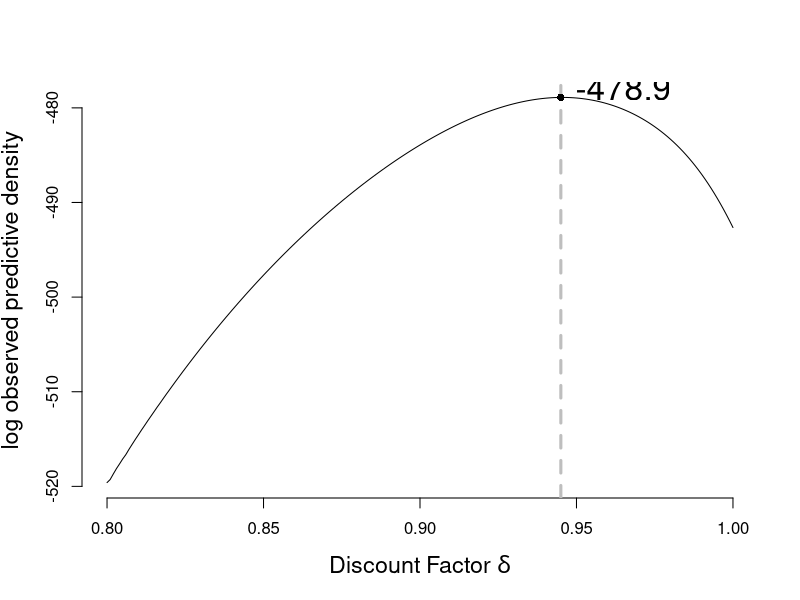
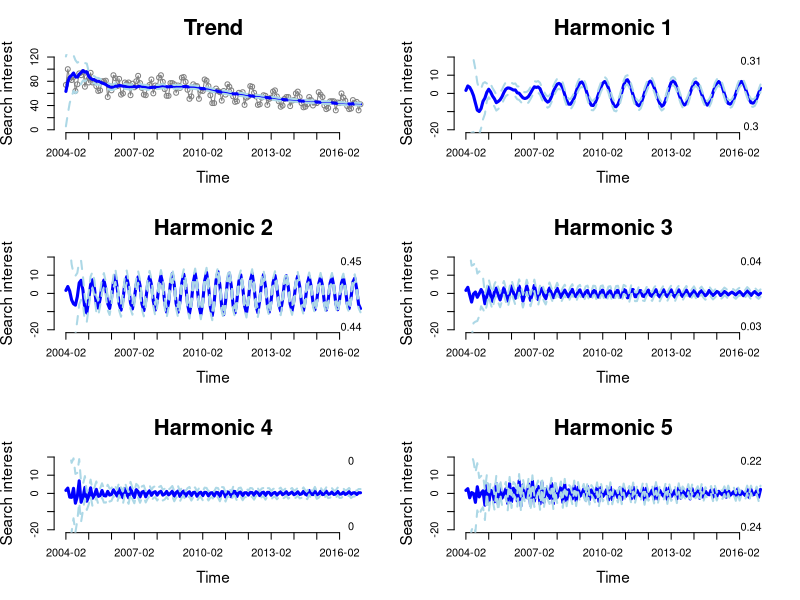
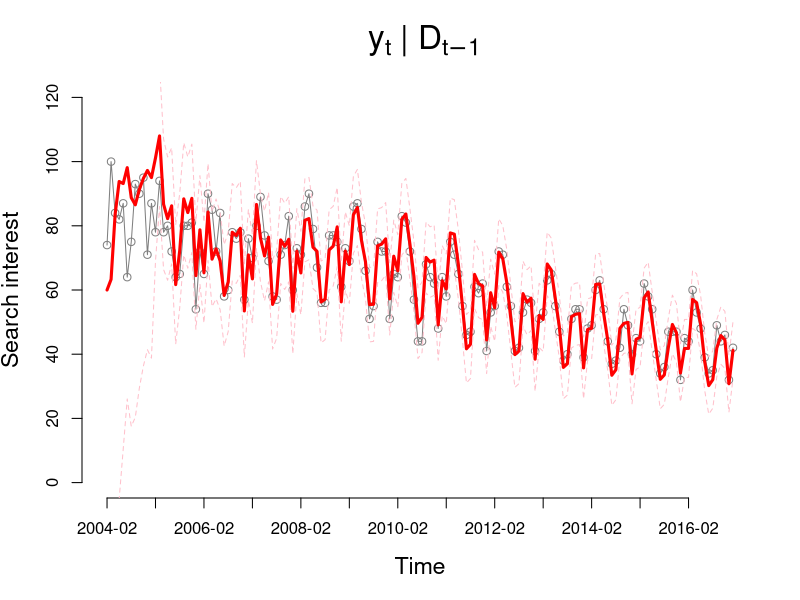
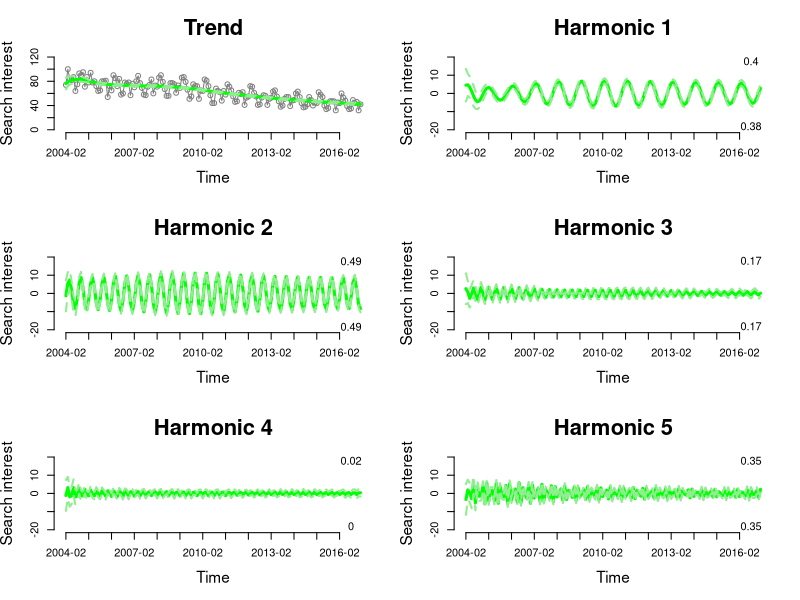
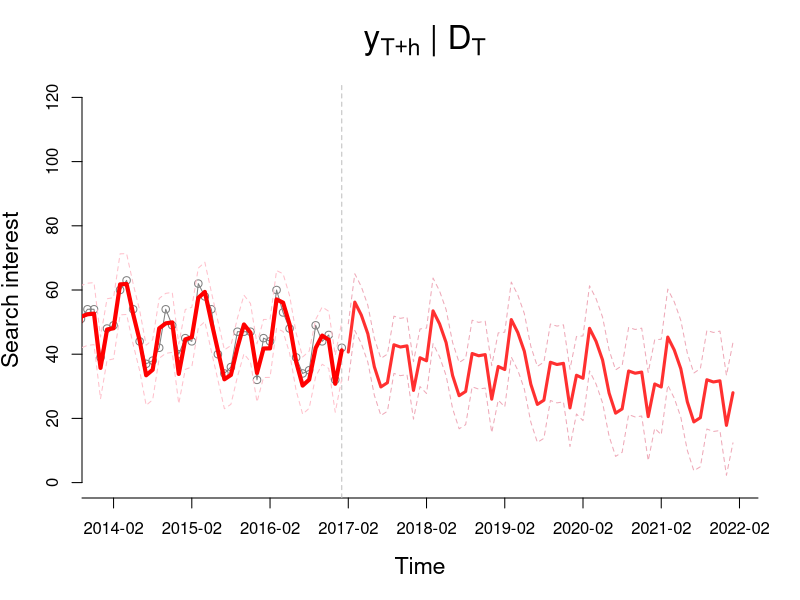

Reproduce these figures in R, in order.
##### Model M1
library(Matrix)
### Part 1
y = read.csv("./googletrendsUCSC.csv")[,2]
times = read.csv("./googletrendsUCSC.csv")[,1]

substrRight = function(x, n)
    substr(x, nchar(x)-n+1, nchar(x))

times = unique(c(as.character(times),
    sort(paste0(2017:2024,"-",rep(substrRight(paste0("0", 1:12), 2), each = length(2017:2024))))))

x.ind = round(seq(1, length(y), by = 12))
#as.numeric(times)

Gj = function(j, p)
    matrix(c(cos(2*pi*j/p), -sin(2*pi*j/p), sin(2*pi*j/p), cos(2*pi*j/p)), 2, 2)

F.vec = matrix(c(c(1,0), rep(c(1,0), 12/2 - 1), 1), ncol = 1)
G.mat = as.matrix(bdiag(matrix(c(1,0,1,1),2,2),
    Gj(1, 12), Gj(2, 12), Gj(3, 12), Gj(4, 12), Gj(5, 12), -1))

#F.vec = matrix(c(c(1,0), rep(c(1,0), 3), 1), ncol = 1)
#G.mat = as.matrix(bdiag(matrix(c(1,0,1,1),2,2),
#    Gj(1, 12), Gj(2, 12), Gj(5, 12), -1))

# F.vec = matrix(1, 1, 1)
# G.mat = matrix(1, 1, 1)

dat = list("y" = y, "F" = F.vec, "G" = G.mat)

### Part 2
get.vals = function(dat, delta, m0, C0, n0, d0){
    y = dat$y
    F.vec = dat$F
    G.mat = dat$G
    n = length(y)
    p = length(m0)

    Rt = array(0, c(n+1, p, p))
    qt = double(n+1)
    At = matrix(0, n+1, p)
    ft = double(n+1)
    et = double(n+1)
    mt = matrix(0, n+1, p)
    nt = double(n+1)
    dt = double(n+1)
    st = double(n+1)
    Ct = array(0, c(n+1, p, p))

    mt[1,] = m0
    Ct[1,,] = C0
    nt[1] = n0
    dt[1] = d0
    st[1] = dt[1] / nt[1]

    for (i in 2:(n+1)){
#       Rt[i,,] = G.mat %*% Ct[i-1,,] %*% t(G.mat) + (1-delta)/delta*Ct[i-1,,]
        Rt[i,,] = 1/delta * G.mat %*% Ct[i-1,,] %*% t(G.mat)
        qt[i] = t(F.vec) %*% Rt[i,,] %*% F.vec + st[i-1]
        At[i,] = (Rt[i,,] %*% F.vec)/qt[i]   
        ft[i] = t(F.vec) %*% G.mat %*% mt[i-1,]
        et[i] = y[i-1] - ft[i]
        mt[i,] = G.mat %*% mt[i-1,] + At[i,] * et[i]
        nt[i] = nt[i-1] + 1
        dt[i] = dt[i-1] + st[i-1]*(et[i]^2) / qt[i]
        st[i] = st[i-1] + st[i-1] / nt[i]*( (et[i]^2) / qt[i] - 1)
        Ct[i,,] = (st[i] / st[i-1])*(Rt[i,,] - At[i,] %*% t(At[i,]) * qt[i])
        }

    
    return (list("Rt"=Rt[-1,,], "qt"=qt[-1], "At"=At[-1,],
        "ft"=ft[-1], "et"=et[-1], "mt"=mt[-1,], "nt"=nt[-1],
        "dt"=dt[-1], "st"=st[-1], "Ct"=Ct[-1,,], "delta"=delta,
        "m0"=m0, "C0"=C0, "n0"=n0, "d0"=d0))
    }
obs.pred.dens = function(dat, params){
    y = dat$y
    F.vec = dat$F
    G.mat = dat$G
    df = c(params$n0, params$nt[-length(params$nt)])
    mu = params$ft
    sig2 = params$qt
    out = lgamma((df+1)/2) - lgamma(df/2) - 1/2*log(df*pi*sig2) -
        (df+1)/2*log(1+(y - mu)^2 / (df*sig2))
    return (sum(out))
    }
smooth = function(dat, params){
    y = dat$y
    F.vec = dat$F
    G.mat = dat$G
    G.inv = solve(G.mat)
    n = length(y)
    p = length(F.vec)
    delta = params$delta
    out.at = matrix(0, n, p)
    out.Rt = array(0, c(n, p, p))
    out.at[n,] = params$mt[n,]
    out.Rt[n,,] = params$Ct[n,,]
    for (i in (n-1):1){
        out.at[i,] = (1-delta)*params$mt[i,] + delta*(G.inv %*% out.at[i+1,])
        out.Rt[i,,] = (1-delta)*params$Ct[i,,] + delta^2*(G.inv %*% out.Rt[i+1,,] %*% t(G.inv))
        }
    return (list("at.s"=out.at, "Rt.s"=out.Rt))
    }
forecast = function(dat, params, h = 12){
    y = dat$y
    F.vec = dat$F
    G.mat = dat$G
    n = length(y)
    p = length(F.vec)
    delta = params$delta

#   at.p = rep(params$mt[n], h)
#   Rt.p = (1/delta^(1:h))*params$Ct[n]
#   ft.p = rep(params$mt[n], h)
#   qt.p = Rt.p + params$St[n]
#   return (list("at.p"=at.p, "Rt.p"=Rt.p,
#       "ft.p"=ft.p, "Qt.p"=Qt.p))

    at.p = matrix(0, h+1, p)
    Rt.p = array(0, c(h+1, p, p))
    ft.p = double(h+1)
    qt.p = double(h+1)

    at.p[1,] = params$mt[n,]
    Rt.p[1,,] = params$Ct[n,,]
    for (i in 2:(h+1)){
        at.p[i,] = G.mat %*% at.p[i-1,]
        Rt.p[i,,] = G.mat %*% (Rt.p[i-1,,] + (1-delta)/delta*params$Ct[n,,]) %*% t(G.mat)
        ft.p[i] = t(F.vec) %*% at.p[i,]
        qt.p[i] = t(F.vec) %*% Rt.p[i,,] %*% F.vec + params$st[n]
        }
    return (list("at.p"=at.p[-1,], "Rt.p"=Rt.p[-1,,],
        "ft.p"=ft.p[-1], "qt.p"=qt.p[-1]))
    }

# Priors
n = length(dat$y)
p = 13
m0 = double(p)
m0[1] = 60
C0 = 200*diag(p)
n0 = 1
d0 = 100

#p = 1
#m0 = 60
#C0 = 200

# Optimal discount factor
del = seq(0.80, 1, by = 0.001)
opd = double(length(del))
for (i in 1:length(del)){
    out = get.vals(dat, delta = del[i], m0 = m0, C0 = C0, n0 = n0, d0 = d0)
    opd[i] = obs.pred.dens(dat, out)
    }
(d.max = del[which.max(opd)])

pdf("./figs/m1_discount.pdf", height = 8, width = 8)
par(mfrow = c(1,1), mar = c(5.1, 4.1, 4.1, 2.1))
plot(del, opd, type='l', ylab = "log observed predictive density", bty = 'n',
    xlab = "Discount Factor" ~ delta, cex.lab = 1.4, cex.main = 2)
abline(v = del[which.max(opd)], lty = 2, col = 'gray', lwd = 3)
points(d.max, max(opd), pch = 16)
text(d.max+0.02, max(opd) + 1.0, round(max(opd), 2), cex = 2.0)
dev.off()

out = get.vals(dat, delta = d.max, m0 = m0, C0 = C0, n0 = n0, d0 = d0)
spar = smooth(dat, out)         # Smoothing
h = 60
ppar = forecast(dat, out, h)    # Forecasting



## 1 (a)
## Marginal filtering distributions for polynomial trend and each harmonic
pdf("./figs/m1_components.pdf", width = 12, height = 16)
par(mfrow = c(3,2), mar = c(5.1, 4.1, 4.1, 2.1))
plot(y, bty='n', type='o', ylim = c(0, 120), col = 'gray50',
    xlab = "Time", ylab = "Search interest", cex.lab = 1.4, cex.main = 2,
    axes = FALSE, main = "Trend")
axis(2)
axis(1, at = x.ind, labels = times[x.ind])
center = out$mt[,1]
bound = sqrt(out$Ct[,1,1])*qt(0.975, out$nt)
lines(center, col = 'blue', lwd = 3)
lines(center + bound, col = 'lightblue', lwd = 2, lty = 2)
lines(center - bound, col = 'lightblue', lwd = 2, lty = 2)
for (i in 1:5){
    plot(0, bty='n', type='n', xlim = c(1,n), ylim = c(-20, 20),
        xlab = "Time", ylab = "Search interest", cex.lab = 1.4, cex.main = 2,
        axes = FALSE, main = paste("Harmonic", i))
    axis(2)
    axis(1, at = x.ind, labels = times[x.ind])
    center = out$mt[,2*i+1]
    bound = sqrt(out$Ct[,2*i+1,2*i+1])*qt(0.975, out$nt)
    lines(center, col = 'blue', lwd = 3)
    lines(center + bound, col = 'lightblue', lwd = 2, lty = 2)
    lines(center - bound, col = 'lightblue', lwd = 2, lty = 2)
    text(n-5, 18, round(mean(center + bound < 0), 2))
    text(n-5, -18, round(mean(center - bound > 0), 2))
    }
par(mfrow = c(1,1), mar = c(5.1, 4.1, 4.1, 2.1))
dev.off()

## One-step ahead
pdf("./figs/m1_onestep.pdf", width = 12, height = 8)
par(mfrow = c(1,1), mar = c(5.1, 4.1, 4.1, 2.1))
plot(y, bty='n', type='o', ylim = c(0, 120), col = 'gray50',
    xlab = "Time", ylab = "Search interest", cex.lab = 1.4, cex.main = 2,
    axes = FALSE, main = ~ y[t] ~ "|" ~ D[t-1] )
axis(2)
axis(1, at = x.ind, labels = times[x.ind])
lines(out$ft, col = 'red', lwd = 3)
lines(out$ft + sqrt(out$qt)*qt(0.975, out$nt-1), col = 'pink', lwd = 1, lty = 2)
lines(out$ft - sqrt(out$qt)*qt(0.975, out$nt-1), col = 'pink', lwd = 1, lty = 2)
dev.off()

## Marginal smoothing distributions for polynomial trend and each harmonic
pdf("./figs/m1_smooth_components.pdf", width = 12, height = 16)
par(mfrow = c(3,2), mar = c(5.1, 4.1, 4.1, 2.1))
plot(y, bty='n', type='o', ylim = c(0, 120), col = 'gray50',
    xlab = "Time", ylab = "Search interest", cex.lab = 1.4, cex.main = 2,
    axes = FALSE, main = "Trend")
axis(2)
axis(1, at = x.ind, labels = times[x.ind])
center = spar$at.s[,1]
bound = sqrt(out$st[n] / out$st * spar$Rt.s[,1,1]) * qt(0.975, out$nt)
lines(center, col = 'green', lwd = 3)
lines(center + bound, col = 'lightgreen', lwd = 2, lty = 2)
lines(center - bound, col = 'lightgreen', lwd = 2, lty = 2)
for (i in 1:5){
    plot(0, bty='n', type='n', xlim = c(1,n), ylim = c(-20, 20),
        xlab = "Time", ylab = "Search interest", cex.lab = 1.4, cex.main = 2,
        axes = FALSE, main = paste("Harmonic", i))
    axis(2)
    axis(1, at = x.ind, labels = times[x.ind])
    center = spar$at.s[,2*i+1]
    bound = sqrt(out$st[n] / out$st * spar$Rt.s[,2*i+1,2*i+1]) * qt(0.975, out$nt)
    lines(center, col = 'green', lwd = 3)
    lines(center + bound, col = 'lightgreen', lwd = 2, lty = 2)
    lines(center - bound, col = 'lightgreen', lwd = 2, lty = 2)
    text(n-5, 18, round(mean(center + bound < 0), 2))
    text(n-5, -18, round(mean(center - bound > 0), 2))
    }
par(mfrow = c(1,1), mar = c(5.1, 4.1, 4.1, 2.1))
dev.off()

## 5-year forecast
pdf("./figs/m1_forecast.pdf", width = 12, height = 8)
par(mfrow = c(1,1), mar = c(5.1, 4.1, 4.1, 2.1))
plot(1:(n+h), c(dat$y, rep(NA, h)), bty='n', type='o', ylim = c(0, 120), col = 'gray50',
    xlab = "Time", ylab = "Search interest", cex.lab = 1.4, cex.main = 2,
    axes = FALSE, main = ~ y[T+h] ~ "|" ~ D[T], xlim = c(n-36, n + h))
axis(2)
axis(1, at = seq(1, n+h*12, by = 12), labels = times[seq(1, n+h*12, by = 12)])
abline(v = n, lty=2, col = 'gray')
lines(out$ft, col = 'red', lwd = 4)
lines(out$ft + sqrt(out$qt)*qt(0.975, out$nt-1), col = 'pink', lwd = 1, lty = 2)
lines(out$ft - sqrt(out$qt)*qt(0.975, out$nt-1), col = 'pink', lwd = 1, lty = 2)
lines((n+1):(n+h), ppar$ft.p, col = 'firebrick1', lwd = 3)
lines((n+1):(n+h), ppar$ft.p + sqrt(ppar$qt.p)*qt(0.975, out$nt[n]),
    col = 'pink2', lwd = 1, lty = 2)
lines((n+1):(n+h), ppar$ft.p - sqrt(ppar$qt.p)*qt(0.975, out$nt[n]),
    col = 'pink2', lwd = 1, lty = 2)
dev.off()

